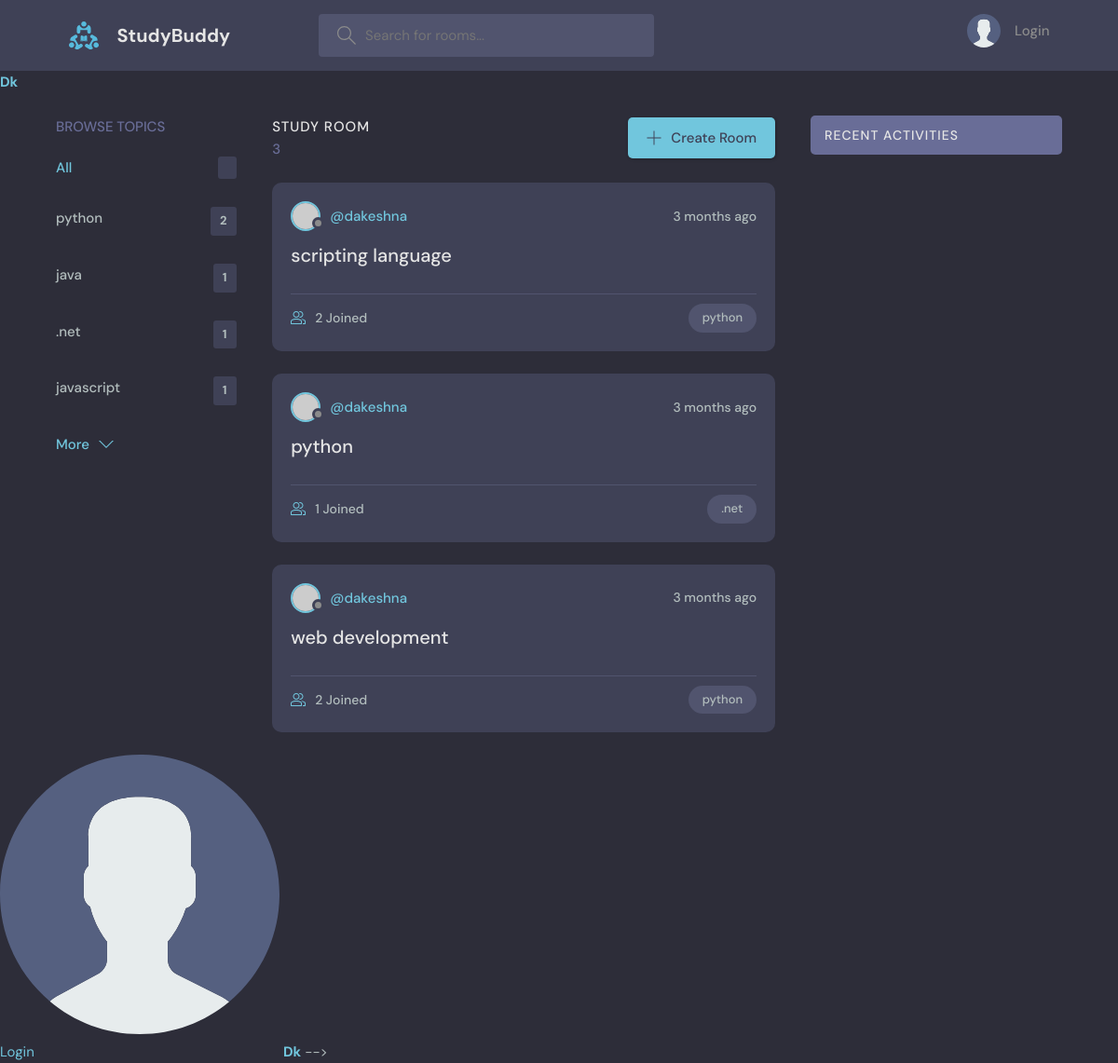
The page /?q=python on the database its author committed.
### dk/models.py (models this page shows, shortened)
class Topic(models.Model):
    name = models.CharField(max_length=200)

class Room(models.Model):
    host = models.ForeignKey(User, on_delete=models.SET_NULL, null=True)
    topic = models.ForeignKey(Topic, on_delete=models.SET_NULL, null=True)
    name = models.CharField(max_length=200)
    description = models.TextField(null=True, blank=True)
    participants = models.ManyToManyField(
    User, related_name='participants', blank=True)
    updated = models.DateTimeField(auto_now=True)
    created = models.DateTimeField(auto_now_add=True)
    class Meta:
        ordering = ['-updated', '-created']

### dk/views.py (the view)
# urls.py: 2. Add a URL to urlpatterns:  path('', views.home, name='home')
def home(request):
    q=request.GET.get('q') if request.GET.get('q') != None else ''
    rooms = Room.objects.filter(
    Q(topic__name__icontains=q) |
    Q(name__icontains=q) |
    Q(description__icontains=q)
)
    room_count=rooms.count()
    topics=Topic.objects.all
    room_message = Message.objects.filter(Q(room__topic__name__icontains=q))
    context={'rooms':rooms,'topics':topics,'room_count':room_count,'room_message':room_message}
    return render(request,'dk/home.html',context)

### dk/templates/dk/home.html (shortened to what this page needs)
    {% extends 'main.html' %}
    {% block main_content %}
    <main class="layout layout--3">
      <div class="container">
        {% include 'dk/topic.html' %}
        <div class="roomList">
          <div class="roomList__header">
            <div>
              <h2>Study Room</h2>
              <p>{{rooms.count}}</p>
            </div>
            <a class="btn btn--main" href="{% url 'create room' %}">
              <svg version="1.1" xmlns="http://www.w3.org/2000/svg" width="32" height="32" viewBox="0 0 32 32">
                <title>add</title>
                <path
                  d="M16.943 0.943h-1.885v14.115h-14.115v1.885h14.115v14.115h1.885v-14.115h14.115v-1.885h-14.115v-14.115z"
                ></path>
              </svg>
              Create Room
            </a>
          </div>
              {% include 'dk/feed.html' %}
        </div>
             {% include 'dk/activity.html' %}
      </div>
    </main>
    {% endblock main_content %}

### dk/templates/dk/topic.html
<div class="topics">
    <div class="topics__header">
      <h2>Browse Topics</h2>
    </div>
    <ul class="topics__list">
      <li>
        <a href="{% url 'home' %}" class="active">All <span>{{topic.count}}</span></a>
      </li>
      {% for topic in topics %}
      <li>
        <a href="{% url 'home' %}?q={{ topic.name }}">{{topic.name}}<span>{{topic.room_set.all.count}}</span></a>
      </li>
      {% endfor %}
    </ul>
    <a class="btn btn--link" href="topics.html">
      More
      <svg version="1.1" xmlns="http://www.w3.org/2000/svg" width="32" height="32" viewBox="0 0 32 32">
        <title>chevron-down</title>
        <path d="M16 21l-13-13h-3l16 16 16-16h-3l-13 13z"></path>
      </svg>
    </a>
  </div>

### dk/templates/dk/feed.html (shortened to what this page needs)
{% for room in rooms %}
<div class="roomListRoom">
    <div class="roomListRoom__header">
      <a href="{% url 'user profile' pk=room.host.id %}" class="roomListRoom__author">
        <div class="avatar avatar--small">
          <img src="https://randomuser.me/api/portraits/women/11.jpg" />
        </div>
        <span>@{{room.host.username}}</span>
      </a>
      <div class="roomListRoom__actions">
        <span>{{room.created|timesince}} ago</span>
      </div>
    </div>
    <div class="roomListRoom__content">
      <a href="{% url 'room' pk=room.id %}">{{room.name}}</a>
    </div>
    <div class="roomListRoom__meta">
      <a href="{% url 'room' pk=room.id %}" class="roomListRoom__joined">
        {{room.participants.all.count}} Joined
      </a>
      <p class="roomListRoom__topic">{{room.topic.name}}</p>
    </div>
  </div>
{% endfor %}

### static/styles/style.css (style rules this page uses)
:root { --color-main: #71c6dd; --color-main-light: #e1f6fb; --color-dark: #3f4156; --color-dark-medium: #51546e; --color-dark-light: #696d97; --color-light: #e5e5e5; --color-gray: #8b8b8b; --color-light-gray: #b2bdbd; --color-bg: #2d2d39; --color-success: #5dd693; --color-error: #fc4b0b; }
* { font-family: "DM Sans", -apple-system, BlinkMacSystemFont, "Segoe UI", Roboto, Oxygen, Ubuntu, Cantarell, "Open Sans", "Helvetica Neue", sans-serif; margin: 0; padding: 0; box-sizing: border-box; text-rendering: optimizeLegibility; font-size: inherit; }
html { font-size: 56.25%; }
@media only screen and (min-width: 1200px) { html { font-size: 62.5%; } }
body { line-height: 1.6; font-weight: 400; font-size: 1.5rem; color: var(--color-light-gray); background-color: var(--color-bg); min-height: 100vh; }
img { width: 100%; }
a { display: inline-block; color: var(--color-main); text-decoration: none; }
.container { max-width: 120rem; width: 90%; margin: auto; }
.btn { background-color: transparent; border: none; display: inline-flex; align-items: center; gap: 1rem; cursor: pointer; transition: all ease-in-out 0.3s; padding: 1rem 2rem; border-radius: 5px; box-shadow: 1px 1px 3px 1px rgba(0, 0, 0, 0.15); font-weight: 500; }
.btn--link { border-radius: 0; padding: 0; color: var(--color-main); box-shadow: none; }
.btn--main { background-color: var(--color-main); color: var(--color-dark); }
.btn > svg { fill: currentColor; width: 1.6rem; height: 1.6rem; }
.avatar { position: relative; display: inline-block; border-radius: 50%; border: 2px solid var(--color-main); }
.avatar img { display: block; border-radius: 50%; object-fit: cover; object-position: center; }
.avatar::after { content: ""; display: block; position: absolute; background-color: var(--color-gray); z-index: 111; border-radius: 50%; border: 0.3rem solid var(--color-dark); }
.avatar.avatar--small img { width: 2.8rem; height: 2.8rem; }
.avatar.avatar--small:after { width: 0.7rem; height: 0.7rem; bottom: 0px; right: -6px; }
.layout { margin-top: 2.4rem; }
.layout > .container { display: flex; justify-content: space-between; align-items: flex-start; }
.layout--3 > .container > div:first-child { flex-basis: 18%; max-width: 22.5rem; }
.layout--3 > .container > div:nth-child(2) { flex-basis: 50%; }
.topics__header { margin-bottom: 2rem; }
.topics__header h2 { text-transform: uppercase; font-weight: 500; color: var(--color-dark-light); }
.topics__list { list-style: none; }
.topics__list li a { display: flex; justify-content: space-between; margin-bottom: 3rem; font-weight: 500; color: var(--color-light-gray); transition: all 0.3s ease-in-out; }
.topics__list li a.active, .topics__list li a:hover { color: var(--color-main); }
.topics__list li a span { padding: 0.5rem 1rem; background-color: var(--color-dark); border-radius: 3px; font-size: 1.3rem; font-weight: 700; letter-spacing: 1px; }
.roomList__header { display: flex; justify-content: space-between; align-items: center; margin-bottom: 2.4rem; }
.roomList__header h2 { text-transform: uppercase; font-weight: 500; color: var(--color-light); letter-spacing: 1px; }
.roomList__header p { font-weight: 500; color: var(--color-dark-light); }
.roomListRoom { margin-bottom: 2.4rem; background-color: var(--color-dark); border-radius: 1rem; padding: 2rem; }
.roomListRoom__header { display: flex; justify-content: space-between; align-items: center; }
.roomListRoom__author { font-weight: 500; display: flex; align-items: center; gap: 1rem; }
.roomListRoom__actions { display: flex; align-items: flex-start; gap: 1rem; position: relative; }
.roomListRoom__actions span { font-size: 1.4rem; font-weight: 500; }
.roomListRoom__content { margin: 1rem 0; }
.roomListRoom__content a { font-size: 2rem; font-weight: 500; margin-bottom: 1.5rem; color: var(--color-light); transition: all 0.3s ease-in-out; }
.roomListRoom__meta { border-top: 1px solid var(--color-dark-medium); padding-top: 1rem; display: flex; align-items: center; justify-content: space-between; }
.roomListRoom__joined { color: var(--color-light-gray); display: flex; align-items: center; gap: 1rem; font-size: 1.4rem; font-weight: 500; }
.roomListRoom__joined svg { fill: var(--color-main); width: 1.6rem; height: 1.6rem; }
.roomListRoom__topic { padding: 5px 1.5rem; background-color: var(--color-dark-medium); border-radius: 5rem; font-weight: 500; font-size: 1.3rem; }

### rows shown on the page
Topic: name "python", room_set.all.count "2"
Topic: name "java", room_set.all.count "1"
Topic: name ".net", room_set.all.count "1"
Topic: name "javascript", room_set.all.count "1"
Room: host.username "dakeshna", created "3 months", name "scripting language", participants.all.count "2", topic.name "python"
Room: host.username "dakeshna", created "3 months", name "python", participants.all.count "1", topic.name ".net"
Room: host.username "dakeshna", created "3 months", name "web development", participants.all.count "2", topic.name "python"

### other values the page prints
{{ rooms.count }} "3"
